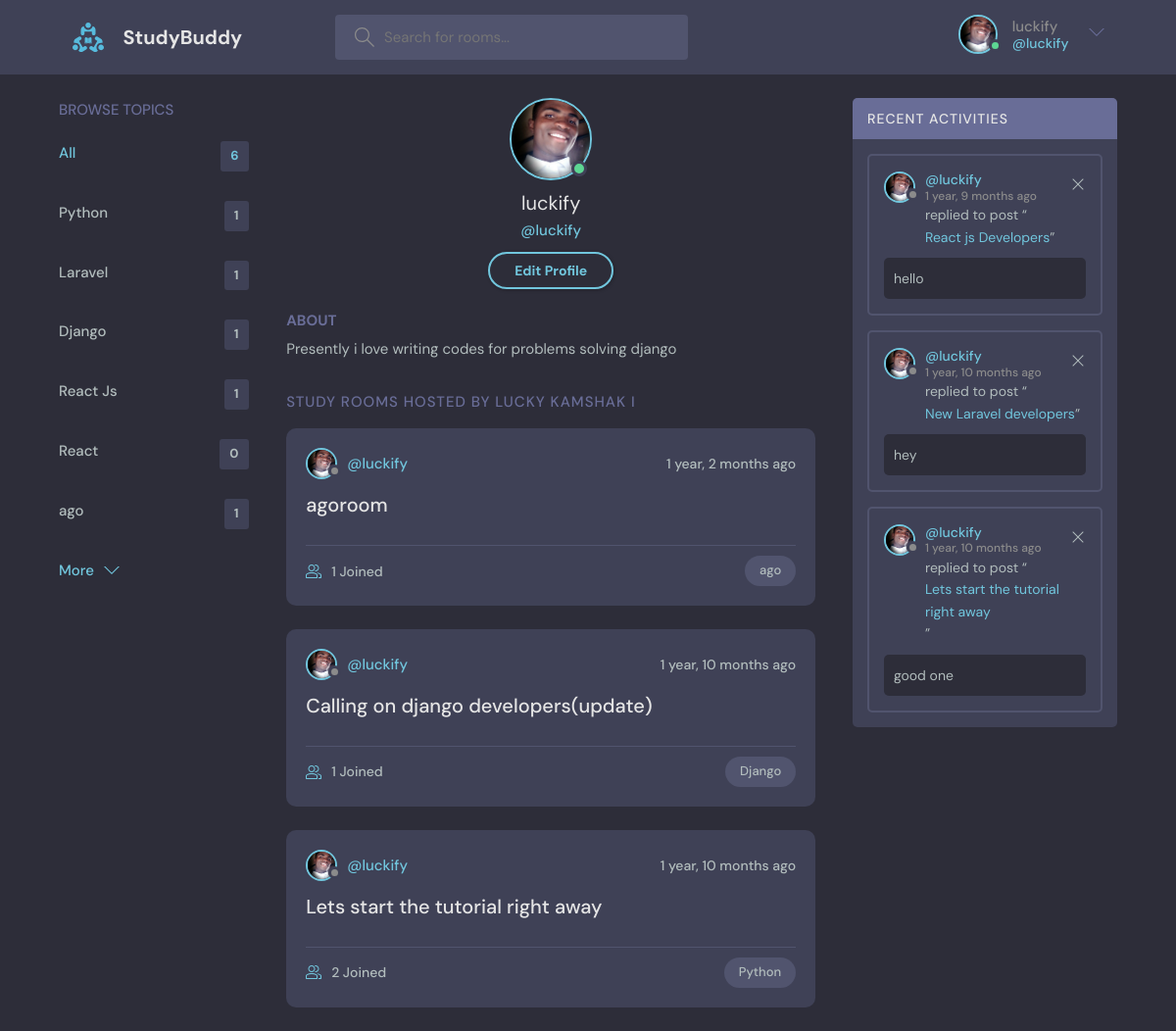
Page /profile/1 (signed in) on the committed database.
### base/models.py (models this page shows, shortened)
class User(AbstractUser):
    name=models.CharField(max_length=200, null=True)
    email=models.EmailField(unique=True, null=True)
    bio=models.TextField(null=True)
    avartar=models.ImageField(null=True, default="avatar.svg")
    USERNAME_FIELD: 'email'
    REQUIRED_FIELDS: []

class Topic(models.Model):
    name=models.CharField(max_length=20)

class Room(models.Model):
    host= models.ForeignKey(User, models.SET_NULL, null=True)
    topic=models.ForeignKey(Topic, models.SET_NULL, null=True)
    name=models.CharField(max_length=200)
    description=models.TextField(null=True, blank=True)
    participants= models.ManyToManyField(User, related_name='participants', blank=True)
    updated=models.DateTimeField(auto_now=True)
    created=models.DateTimeField(auto_now_add=True)
    class Meta:
        ordering=['-updated', '-created']
    def __str__(self):
        return  self.name

class Message(models.Model):
    user=models.ForeignKey(User, on_delete=models.CASCADE)
    room = models.ForeignKey(Room, on_delete=models.CASCADE)
    body=models.TextField()
    updated=models.DateTimeField(auto_now=True)
    created=models.DateTimeField(auto_now_add=True)
    class Meta:
            ordering=['-updated', '-created']

### base/views.py (the view)
# urls.py: path('profile/<str:pk>', views.userProfile, name="user-profile"),
@login_required(login_url ='login')
def userProfile( request, pk ):
    user = User.objects.get(id=pk)
    rooms = user.room_set.all()
    room_messages = user.message_set.all()
    topics = Topic.objects.all()
    context= {'user':user, 'rooms':rooms, 'room_messages':room_messages, 'topics':topics}
    return render(request, 'base/profile.html', context)

### base/templates/base/profile.html
{% extends 'main.html' %}
{% block content %}
  <main class="profile-page layout layout--3">
    <div class="container">
     {% include 'base/topics_component.html' %}
      <div class="roomList">
        <div class="profile">
          <div class="profile__avatar">
            <div class="avatar avatar--large active">
              <img src="{{user.avartar.url}}" />
            </div>
          </div>
          <div class="profile__info">
            <h3>{{user.username}}</h3>
            <p>@{{user.username}}</p>
            {% if request.user == user %}
            <a href="{% url 'update-user' %}" class="btn btn--main btn--pill">Edit Profile</a>
            {% endif %}
        </div>
          <div class="profile__about">
            <h3>About</h3>
            <p>{{user.bio}}</p>
          </div>
        </div>
        <div class="roomList__header">
          <div>
            <h2>Study Rooms Hosted by {{user.name}}</a>
            </h2>
          </div>
        </div>
     {% include 'base/feed_component.html' %}
    </div>
      {% include 'base/activity_component.html' %}
    </div>
  </main>
  {% endblock %}

### templates/navbar.html (shortened to what this page needs)
{% load static %}
<header class="header header--loggedIn">
    <div class="container">
      <a href="{% url 'home' %}" class="header__logo">
        <img src="{% static 'images/logo.svg'%}" />
        <h1>StudyBuddy</h1>
      </a>
      <form class="header__search" method="GET" action="{% url 'home' %}">
        <label>
          <input name="q" placeholder="Search for rooms..." />
        </label>
      </form>
      <nav class="header__menu">
        {% if request.user.is_authenticated %}
        <div class="header__user">
          <a href="{% url 'update-user' %}">
            <div class="avatar avatar--medium active">
              <img src="{{request.user.avartar.url}}" />
            </div>
            <p>{{request.user.username}} <span>@{{request.user.username}}</span></p>
          </a>
          <button class="dropdown-button">
            <svg version="1.1" xmlns="http://www.w3.org/2000/svg" width="32" height="32" viewBox="0 0 32 32">
              <title>chevron-down</title>
              <path d="M16 21l-13-13h-3l16 16 16-16h-3l-13 13z"></path>
            </svg>
          </button>
        </div>
        {% else %}
         <a href="{% url 'login' %}">
          <img src="{% static 'images/avatar.svg'%}" />
          <p>Login</p>
        </a>
        {% endif %}
      </nav>
    </div>
  </header>

### base/templates/base/topics_component.html
<div class="topics">
    <div class="topics__header">
        <h2>Browse Topics</h2>
    </div>
    <ul class="topics__list">
        <li>
        <a href="{% url 'home' %}" class="active">All <span>{{topics.count}}</span></a>
        </li>
        {% for topic in topics  %}
        <li>
        <a href="{% url 'home' %}?q={{topic.name}}">{{topic.name}} <span>{{topic.room_set.all.count}}</span></a>
        </li>
        {% endfor %}
       </ul>
    <a class="btn btn--link" href="{% url 'topics' %}">
        More
        <svg version="1.1" xmlns="http://www.w3.org/2000/svg" width="32" height="32" viewBox="0 0 32 32">
        <title>chevron-down</title>
        <path d="M16 21l-13-13h-3l16 16 16-16h-3l-13 13z"></path>
        </svg>
    </a>
    </div>

### base/templates/base/feed_component.html (shortened to what this page needs)
{%for room in rooms%}
  <div class="roomListRoom">
    <div class="roomListRoom__header">
    <a href="{% url 'user-profile' room.host.id %}" class="roomListRoom__author">
        <div class="avatar avatar--small">
        <img src="{{room.host.avartar.url}}" />
        </div>
        <span>@{{room.host.username}}</span>
    </a>
    <div class="roomListRoom__actions">
        <span>{{room.created|timesince}} ago</span>
    </div>
    </div>
    <div class="roomListRoom__content">
    <a href="{% url 'room' room.id %}">{{room.name}}</a>
    </div>
    <div class="roomListRoom__meta">
    <a href="{% url 'room' room.id %}" class="roomListRoom__joined">
        {{room.participants.all.count}} Joined
    </a>
    <p class="roomListRoom__topic">{{room.topic.name}}</p>
    </div>
</div>
{% endfor %}

### base/templates/base/activity_component.html
<div class="activities">
    <div class="activities__header">
        <h2>Recent Activities</h2>
    </div>
    {% for message in room_messages %}
    <div class="activities__box">
        <div class="activities__boxHeader roomListRoom__header">
        <a href="{% url 'user-profile' message.user.id %}" class="roomListRoom__author">
            <div class="avatar avatar--small">
            <img src="{{message.user.avartar.url}}" />
            </div>
            <p>
            @{{message.user}}
            <span>{{message.created|timesince}} ago</span>
            </p>
        </a>
        {% if request.user == message.user %}
        <div class="roomListRoom__actions">
            <a href="{% url 'delete-message' message.id%}">
            <svg version="1.1" xmlns="http://www.w3.org/2000/svg" width="32" height="32" viewBox="0 0 32 32">
                <title>remove</title>
                <path
                d="M27.314 6.019l-1.333-1.333-9.98 9.981-9.981-9.981-1.333 1.333 9.981 9.981-9.981 9.98 1.333 1.333 9.981-9.98 9.98 9.98 1.333-1.333-9.98-9.98 9.98-9.981z"
                ></path>
            </svg>
            </a>
        </div>
        {% endif %}
        </div>
        <div class="activities__boxContent">
        <p>replied to post “<a href="{% url 'room' message.room.id %}">{{message.room}}</a>”</p>
        <div class="activities__boxRoomContent">
          {{message.body}}
        </div>
        </div>
    </div>
    {% endfor %}
    </div>

### rows in the picture
User: user.avartar (picture), user.username "luckify", avartar (picture), username "luckify", bio "Presently i love writing codes for problems solving django", name "LUCKY KAMSHAK I"
Topic: name "Python", room_set.all.count "1"
Topic: name "Laravel", room_set.all.count "1"
Topic: name "Django", room_set.all.count "1"
Topic: name "React Js", room_set.all.count "1"
Topic: name "React", room_set.all.count "0"
Topic: name "ago", room_set.all.count "1"
Room: host.avartar (picture), host.username "luckify", created "1 year, 2 months", name "agoroom", participants.all.count "1", topic.name "ago"
Room: host.avartar (picture), host.username "luckify", created "1 year, 10 months", name "Calling on django developers(update)", participants.all.count "1", topic.name "Django"
Room: host.avartar (picture), host.username "luckify", created "1 year, 10 months", name "Lets start the tutorial right away", participants.all.count "2", topic.name "Python"
Message: user.avartar (picture), user "luckify", created "1 year, 9 months", room "React js Developers", body "hello"
Message: user.avartar (picture), user "luckify", created "1 year, 10 months", room "New Laravel developers", body "hey"
Message: user.avartar (picture), user "luckify", created "1 year, 10 months", room "Lets start the tutorial right away", body "good one"

### other values in the picture
{{ topics.count }} "6"
